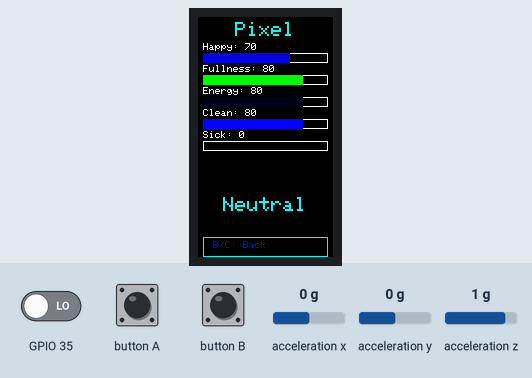
A program run on a simulated ESP32. Parts: 135×240 colour display. Inputs (shaded band) come from the test bench; at power-on: acceleration x 0 g, acceleration y 0 g, GPIO 35 LOW, acceleration z 1 g. EEPROM starts erased.

Above: at 3.5 s.
3.6 s: button A pressed for 0.15 s
At 4.9 s:
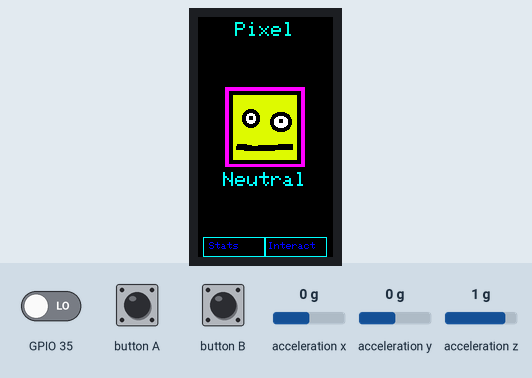
5.2 s: acceleration x set to -1.4 g
At 7.8 s:
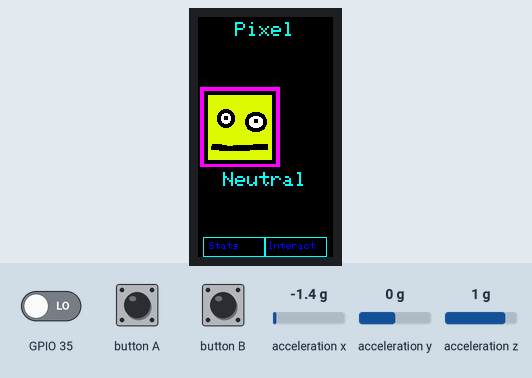
8.0 s: acceleration y set to -1.4 g
At 9.9 s:
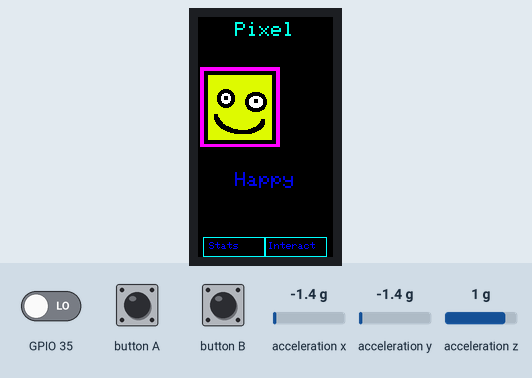
10.0 s: button B pressed for 0.15 s
At 10.6 s:
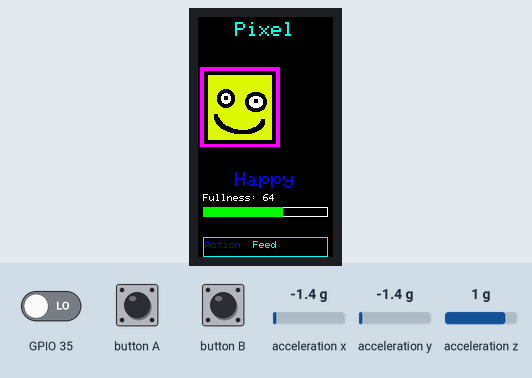
13.1 s: button B pressed for 1 s
At 14.0 s:
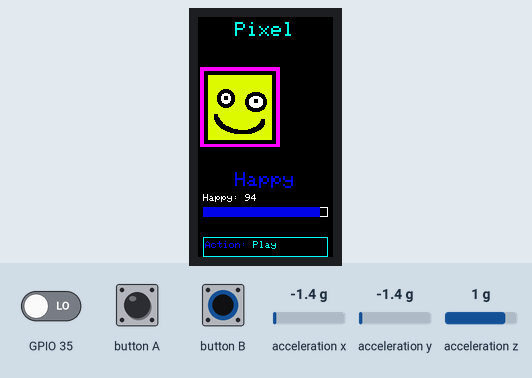
17.1 s: button B pressed for 0.15 s
At 18.5 s:
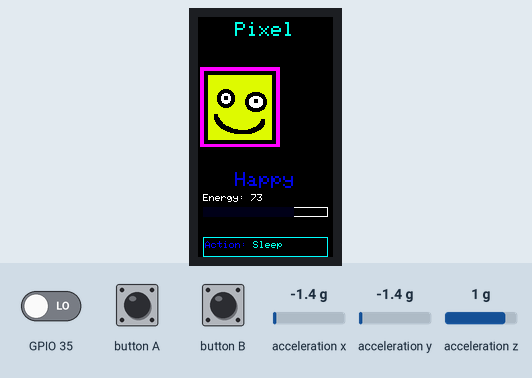
Timing chart, 0 to 20.1 s (numbered marks = the images above; inputs shaded):
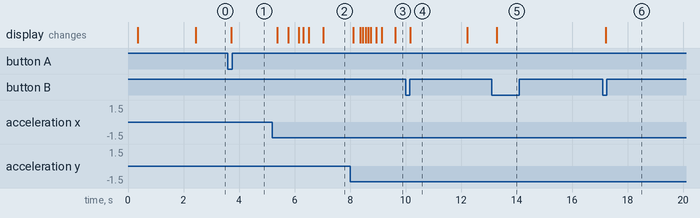

Measured:
- after the input at 3.6 s, the display: changes after 0.11 s (image 1)
- after the input at 5.2 s, the display: first changes after 0.17 s (image 2 shows a later state)
- after the input at 8.0 s, the display: first changes after 0.11 s (image 3 shows a later state)
- after the input at 10.0 s, the display: changes after 0.16 s (image 4)
- after the input at 13.1 s, the display: changes after 0.19 s (image 5)
- after the input at 17.1 s, the display: changes after 0.10 s (image 6)
- what the display in image 4 shows lasts 2.0 s, from 10.2 s to 12.2 s

The program:

main.cpp
```cpp
#include <Arduino.h>
#include "M5StickCPlus2.h"
#include "../lib/Config/scaffold_config.h"  // The ENABLE_* feature switches — read this first.
#include "../lib/Pet/pet.h"
#include "../lib/Display/display_manager.h"
#include "../lib/Imu/tilt_motion.h"
#include "../lib/Button/button_handler.h"
#ifdef ENABLE_ACTION_MENU
#include "../lib/Actions/action_menu.h"
#endif
#include "../lib/Navigation/navigation_manager.h"
#include "../lib/Timer/time_manager.h"
#include "../lib/Imu/imu_manager.h"
#ifdef ENABLE_SOUND
#include "../lib/Speaker/speaker_manager.h"
#endif
#ifdef ENABLE_PERSISTENCE
#include "../lib/Storage/storage_manager.h"
#endif

// -------------------------------------------------------------------------
// SPRITE_TEST — quick render test for Task 12.
// When this is defined, setup() draws one sprite to the screen and stops.
// The entire game loop is bypassed — nothing else runs.
// To return to normal operation, comment out or delete this #define.
// -------------------------------------------------------------------------
// #define SPRITE_TEST
#include "../lib/Display/sprites/80x80_test.h"

// -------------------------------------------------------------------------
// TILT_MOVEMENT_ENABLED — on/off switch for the optional tilt-movement demo.
// Tilt is part of the motion feature, so it only exists when ENABLE_IMU_PLAY
// is on. When true, the pet sprite slides around the screen to follow how the
// device is tilted (driven by the accelerometer). When false, the pet is
// drawn dead-centre exactly as it was before this feature existed.
// Flip it to false and rebuild to revert to the plain (centred) pet.
// -------------------------------------------------------------------------
#ifdef ENABLE_IMU_PLAY
static const bool TILT_MOVEMENT_ENABLED = true;
#endif

// Global instances — one object per system area.
// Each manager is responsible for exactly one job.
Pet             myPet;    // Holds all of the pet's stats and care actions.
DisplayManager  display;  // Draws everything to the screen.
ButtonHandler   buttons;  // Reads and tracks button presses.
#ifdef ENABLE_ACTION_MENU
ActionMenu      menu;     // Manages the list of actions the user can choose.
#endif
NavigationManager navManager; // Tracks which screen is active and routes button input.
TimerManager    timers;   // Handles all automatic stat changes over time.
#ifdef ENABLE_IMU_PLAY
ImuManager      imu;      // Reads accelerometer data and detects shake gestures.
TiltMotion      spriteMotion; // Turns live tilt into a smoothed pet-sprite screen offset.
#endif
#ifdef ENABLE_SOUND
SpeakerManager  speaker;  // Plays buzzer melodies for pet events and alerts.
#endif
#ifdef ENABLE_PERSISTENCE
StorageManager  storage;  // Saves and loads pet stats to NVS flash storage.
#endif

// handleDeathScreen() — the only interaction once the pet has died: pressing
// Button A starts a new game by resetting the pet's stats.
void handleDeathScreen() {
    if (buttons.wasButtonAPressed()) {
        myPet.reset(
            #ifdef ENABLE_SOUND
            speaker
            #endif
        );
        #ifdef ENABLE_PERSISTENCE
        // Clear the saved data too, so the dead pet does not reload on next boot.
        storage.clear();
        #endif
    }
}

#ifdef DEBUG
// printPetStateToSerial() — every few seconds, print the pet's stats to the
// Serial Monitor so you can watch them change live (and confirm a saved stat
// reloaded after a power-cycle). Throttled with the same millis() pattern as the
// stat timers so it does not flood the monitor. Only compiled when DEBUG is on
// (uncomment the build flag in platformio.ini), then open it with `pio device monitor`.
void printPetStateToSerial() {
    static unsigned long lastPrintTime = 0;
    const unsigned long PRINT_INTERVAL = 3000;  // print once every 3 seconds

    if (millis() - lastPrintTime < PRINT_INTERVAL) {
        return;  // not time yet — leave without printing
    }
    lastPrintTime = millis();

    Serial.printf("Fullness:%d  Happy:%d  Energy:%d  Clean:%d  Sick:%d\n",
                  myPet.getFullness(), myPet.getHappy(), myPet.getEnergised(),
                  myPet.getCleanliness(), myPet.getSick());
}
#endif

// updateLivePet() — one frame of normal gameplay while the pet is alive: run the
// automatic stat timers, cycle the menu when the Interact screen is showing, let
// navigation switch screens, confirm a chosen action, and play on a shake gesture.
void updateLivePet() {
    // Run all automatic stat changes (fullness decay, happiness decay, energy drain).
    // The rules for what changes and how fast live in TimerManager, not here.
    timers.update(myPet);

    #ifdef ENABLE_ACTION_MENU
    // Only cycle through menu actions when the Interact screen is visible.
    // Calling menu.update() on other screens would silently change the selected
    // action while the user cannot even see the menu.
    if (navManager.getCurrentScreen() == SCREEN_INTERACT) {
        menu.update(buttons);
    }
    #endif

    // Update navigation — reads button input and switches screens if needed.
    // This must run AFTER menu.update() so the latest "is Back highlighted?"
    // value is what NavigationManager sees. We pass that single fact as a
    // bool rather than handing over the whole menu object — NavigationManager
    // does not need to know what an ActionMenu is. Reading it into a named local
    // gives us one place to supply a fallback when the menu is switched off.
    #ifdef ENABLE_ACTION_MENU
    bool backSelected = menu.isBackSelected();
    #else
    bool backSelected = false;  // No menu, so "Back" can never be highlighted.
    #endif
    navManager.update(buttons, backSelected);

    #ifdef ENABLE_ACTION_MENU
    // shouldConfirmAction() is true for exactly one frame when the user pressed A
    // on a non-Back action. Calling confirmAction() here keeps the pet/speaker/storage
    // logic out of NavigationManager, which only handles screen transitions.
    if (navManager.shouldConfirmAction()) {
        menu.confirmAction(myPet, display
            #ifdef ENABLE_SOUND
            , speaker
            #endif
            #ifdef ENABLE_PERSISTENCE
            , storage
            #endif
            );
    }
    #endif

    #ifdef ENABLE_IMU_PLAY
    // A shake gesture triggers play from any screen.
    // wasShaken() fires only on the first frame of a gesture so play() is called once.
    if (imu.wasShaken()) {
        myPet.play();
    }

    // CHALLENGE (Session 3): when the tilt demo is on, make a big tilt trigger an
    // interaction of YOUR choice. The live tilt is imu.getAccelX() / imu.getAccelY()
    // (or spriteMotion's offset). Copy the shape of the shake check above — e.g.
    // "if the device is tilted far enough, call myPet.sleep();" — and decide which
    // action it fires (feed / play / sleep / bathe / heal).
    #endif
}

// renderCurrentScreen() — draws the whole screen for this frame. DisplayManager
// takes plain values (not manager objects), so we pull the handful of stats and
// menu fields it needs and hand them over. NavigationManager decides which screen
// to draw, and isInDeadState() tells it whether to show the death screen.
void renderCurrentScreen() {
    // Pull the two menu-derived values the display needs into named locals.
    // With the action menu switched off there is no menu to ask, so we supply
    // harmless fallbacks: no action name and no highlighted stat.
    #ifdef ENABLE_ACTION_MENU
    Action selectedAction = menu.getSelectedAction();
    const char*  selectedActionName = selectedAction.name;
    RelevantStat selectedActionStat = selectedAction.relevantStat;
    #else
    const char*  selectedActionName = "";
    RelevantStat selectedActionStat = STAT_NONE;
    #endif

    // Work out the sprite offset to draw with. When the tilt demo is on we use
    // the helper's smoothed values; when it is off we pass 0, 0 so the pet draws
    // dead-centre exactly as it did before this feature existed. Reading these
    // into named variables keeps the renderDisplay() call below easy to follow.
    int spriteOffsetX = 0;
    int spriteOffsetY = 0;
    #ifdef ENABLE_IMU_PLAY
    if (TILT_MOVEMENT_ENABLED) {
        spriteOffsetX = spriteMotion.getOffsetX();
        spriteOffsetY = spriteMotion.getOffsetY();
    }
    #endif

    display.renderDisplay(
        myPet.getHappy(), myPet.getFullness(), myPet.getEnergised(),
        myPet.getCleanliness(), myPet.getSick(), myPet.computeMood(),
        selectedActionName,
        selectedActionStat,
        myPet.isInDeadState(), myPet.getPetName(),
        navManager.getCurrentScreen(),
        spriteOffsetX, spriteOffsetY
    );
}

// -------------------------------------------------------------------------
// Where the program starts.
// This is an embedded device, so there is no main() that we write ourselves.
// When the M5StickC powers on, the ESP32's Arduino core runs its own start-up
// code and then calls the two functions below for us:
//   • setup() runs ONCE — use it to initialise the hardware and load saved data.
//   • loop()  runs FOREVER — the core calls it over and over, as fast as it can.
// Together, setup() + loop() are this program's main(): the one-time set-up,
// then an endless cycle of "read inputs, update the pet, draw the screen".
// -------------------------------------------------------------------------
void setup() {
    M5.begin();

    #ifdef SPRITE_TEST
    // Clear the screen to black so transparent pixels show the background colour.
    M5.Lcd.fillScreen(TFT_BLACK);

    // Calculate the top-left corner that centres the sprite on the screen.
    int spriteX = (135 - SPRITE_80X80_TEST_WIDTH)  / 2;
    int spriteY = (240 - SPRITE_80X80_TEST_HEIGHT) / 2;

    // Draw the sprite. The last argument is the transparent colour key —
    // any pixel matching 0xF81F (magenta) is skipped, letting black show through.
    M5.Lcd.pushImage(spriteX, spriteY,
                     SPRITE_80X80_TEST_WIDTH,
                     SPRITE_80X80_TEST_HEIGHT,
                     sprite_80x80_test[0],
                     SPRITE_TRANSPARENT_COLOR);
    return; // Skip all normal initialisation.
    #endif

    #ifdef DEBUG
    Serial.begin(115200);
    #endif

    display.init();
    #ifdef ENABLE_SOUND
    speaker.init();
    #endif

    #ifdef ENABLE_PERSISTENCE
    // Restore the pet's stats from NVS flash storage.
    // If no save data exists yet (first boot), load() falls back to healthy defaults.
    // With persistence off, the pet just starts from its constructor defaults.
    storage.load(myPet);
    #endif

    display.showMessage("Virtual Pet initialized!");
    delay(2000);
}

void loop() {
    #ifdef SPRITE_TEST
    return; // Nothing to do — sprite is already drawn in setup().
    #endif

    M5.update();      // Read the latest hardware state (buttons, IMU, etc.)
    buttons.update(); // Detect which buttons were pressed this frame
    #ifdef ENABLE_IMU_PLAY
    imu.update();     // Read fresh accelerometer data and update shake detection

    // Feed the latest tilt into the sprite-motion helper so it can ease the pet
    // toward where the device is leaning. Part of the motion feature, so it only
    // runs under ENABLE_IMU_PLAY; the inner toggle then turns the demo on/off.
    if (TILT_MOVEMENT_ENABLED) {
        spriteMotion.update(imu.getAccelX(), imu.getAccelY());
    }
    #endif

    // Run the state machine — sets STATE_DEAD when a stat hits a fatal level, and
    // plays the pet's own fullness/sickness/death sounds when a stat crosses its
    // warning threshold. Runs first so the dead check below is always up to date.
    myPet.updateState(
        #ifdef ENABLE_SOUND
        speaker
        #endif
    );

    // Once dead, the only interaction is "press A to restart"; while alive, run
    // the full game tick. Each branch lives in its own helper so this loop reads
    // as a short outline of the frame.
    if (myPet.isInDeadState()) {
        handleDeathScreen();
    } else {
        updateLivePet();
    }

    // Draw the fully updated state at the end of every frame.
    renderCurrentScreen();

    #ifdef DEBUG
    // Print the pet's stats to the Serial Monitor (throttled) so you can watch
    // them change live — open it with `pio device monitor`.
    printPetStateToSerial();
    #endif
}
```
